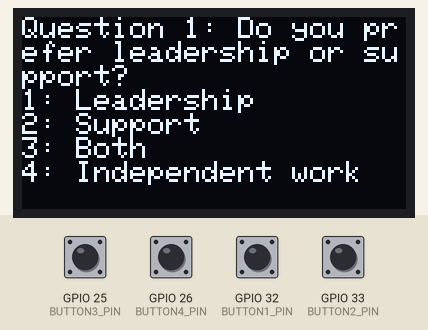
Recording of a program running on a simulated ESP32. Parts: 128×64 one-colour display. Inputs (shaded band) come from the test bench; at power-on: GPIO 25 (BUTTON3_PIN), GPIO 26 (BUTTON4_PIN), GPIO 32 (BUTTON1_PIN), GPIO 33 (BUTTON2_PIN) HIGH.

Above: at 3.2 s.
3.3 s: GPIO 25 (BUTTON3_PIN) pulled LOW for 0.15 s
At 5.1 s:
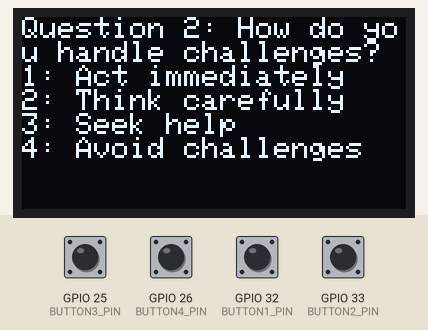
5.8 s: GPIO 26 (BUTTON4_PIN) pulled LOW for 0.15 s
At 8.0 s:
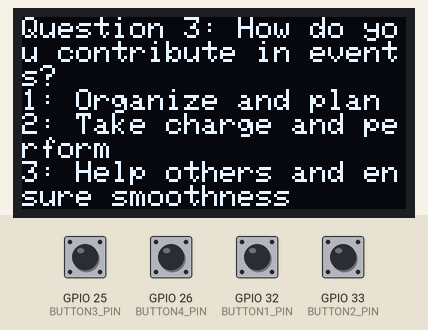
8.3 s: GPIO 32 (BUTTON1_PIN) pulled LOW for 0.15 s
At 10.1 s:
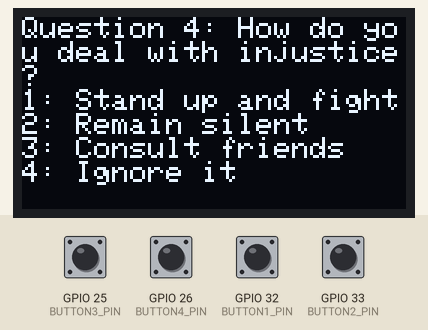
10.8 s: GPIO 33 (BUTTON2_PIN) pulled LOW for 0.15 s
At 13.0 s:
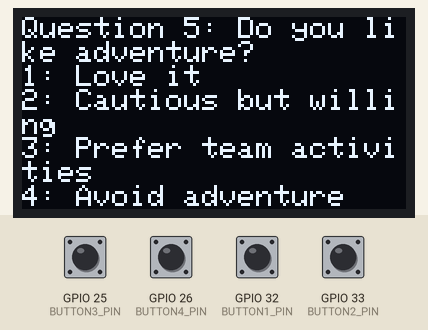
13.3 s: GPIO 25 (BUTTON3_PIN) pulled LOW for 1 s
At 15.1 s:
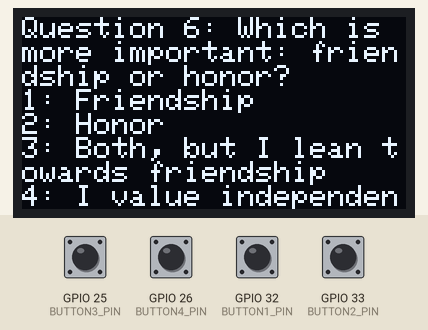
15.8 s: GPIO 26 (BUTTON4_PIN) pulled LOW for 1 s
At 18.2 s:
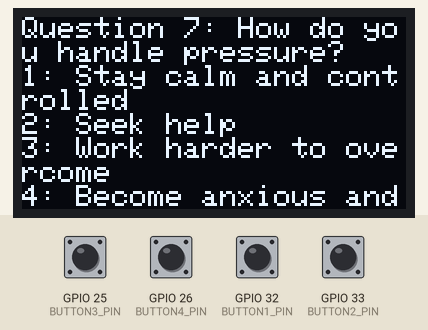
Timing chart, 0 to 19.3 s (numbered marks = the images above; inputs shaded):
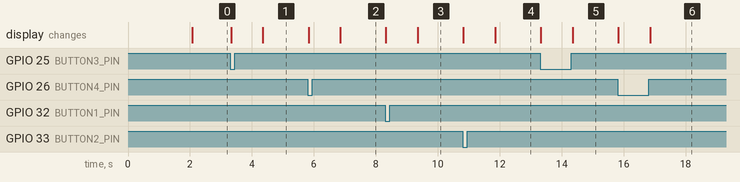

The program:

main.cpp
```cpp
#include <Wire.h>
#include <Adafruit_SSD1306.h>
#include "sorting_hat_model.h"  // 引入模型文件

#define SCREEN_WIDTH 128
#define SCREEN_HEIGHT 64
#define OLED_RESET    -1
Adafruit_SSD1306 display(SCREEN_WIDTH, SCREEN_HEIGHT, &Wire, OLED_RESET);

// 设置 I2C 引脚
#define SDA_PIN 21  // SDA 对应 GPIO 21
#define SCL_PIN 22  // SCL 对应 GPIO 22

// 按钮引脚定义（P32, P33, P25, P26）
#define BUTTON1_PIN 32  // 按钮 1 对应 P32
#define BUTTON2_PIN 33  // 按钮 2 对应 P33
#define BUTTON3_PIN 25  // 按钮 3 对应 P25
#define BUTTON4_PIN 26  // 按钮 4 对应 P26

int responses[10];  // 用于存储10个问题的回答

// 创建决策树对象
Eloquent::ML::Port::DecisionTree model;

// 防抖变量
unsigned long lastDebounceTime = 0;
unsigned long debounceDelay = 50;  // 防抖延迟（毫秒）

void setup() {
  Serial.begin(115200);

  // 初始化 OLED 显示屏
  Wire.begin(SDA_PIN, SCL_PIN);  // 使用 P21 和 P22 作为 I2C 引脚
  if (!display.begin(SSD1306_SWITCHCAPVCC, 0x3C)) {
    Serial.println(F("SSD1306 allocation failed"));
    for (;;);
  }
  display.clearDisplay();
  display.setTextSize(1);
  display.setTextColor(SSD1306_WHITE);
  display.setCursor(0, 0);
  display.println("Sorting Hat Ready!");
  display.display();
  delay(2000);  // 显示2秒
}

int getButtonInput() {
  int reading1 = digitalRead(BUTTON1_PIN);
  int reading2 = digitalRead(BUTTON2_PIN);
  int reading3 = digitalRead(BUTTON3_PIN);
  int reading4 = digitalRead(BUTTON4_PIN);

  // 检查按钮按下后的防抖处理
  if (reading1 == LOW && (millis() - lastDebounceTime) > debounceDelay) {
    lastDebounceTime = millis();
    return 1;
  }
  if (reading2 == LOW && (millis() - lastDebounceTime) > debounceDelay) {
    lastDebounceTime = millis();
    return 2;
  }
  if (reading3 == LOW && (millis() - lastDebounceTime) > debounceDelay) {
    lastDebounceTime = millis();
    return 3;
  }
  if (reading4 == LOW && (millis() - lastDebounceTime) > debounceDelay) {
    lastDebounceTime = millis();
    return 4;
  }
  return 0;  // 如果没有按钮按下，返回0
}

void loop() {
  // 记录答案
  for (int i = 0; i < 10; i++) {
    display.clearDisplay();
    display.setCursor(0, 0);

    // 显示问题文本和选项
    switch(i) {
      case 0:
        display.println("Question 1: Do you prefer leadership or support?");
        display.println("1: Leadership");
        display.println("2: Support");
        display.println("3: Both");
        display.println("4: Independent work");
        break;
      case 1:
        display.println("Question 2: How do you handle challenges?");
        display.println("1: Act immediately");
        display.println("2: Think carefully");
        display.println("3: Seek help");
        display.println("4: Avoid challenges");
        break;
      case 2:
        display.println("Question 3: How do you contribute in events?");
        display.println("1: Organize and plan");
        display.println("2: Take charge and perform");
        display.println("3: Help others and ensure smoothness");
        display.println("4: Prefer to stay out");
        break;
      case 3:
        display.println("Question 4: How do you deal with injustice?");
        display.println("1: Stand up and fight");
        display.println("2: Remain silent");
        display.println("3: Consult friends");
        display.println("4: Ignore it");
        break;
      case 4:
        display.println("Question 5: Do you like adventure?");
        display.println("1: Love it");
        display.println("2: Cautious but willing");
        display.println("3: Prefer team activities");
        display.println("4: Avoid adventure");
        break;
      case 5:
        display.println("Question 6: Which is more important: friendship or honor?");
        display.println("1: Friendship");
        display.println("2: Honor");
        display.println("3: Both, but I lean towards friendship");
        display.println("4: I value independence");
        break;
      case 6:
        display.println("Question 7: How do you handle pressure?");
        display.println("1: Stay calm and controlled");
        display.println("2: Seek help");
        display.println("3: Work harder to overcome");
        display.println("4: Become anxious and stressed");
        break;
      case 7:
        display.println("Question 8: Do you prefer direct action or careful thinking?");
        display.println("1: Direct action");
        display.println("2: Careful planning");
        display.println("3: Both depending on situation");
        display.println("4: I hesitate to take action");
        break;
      case 8:
        display.println("Question 9: What is your view on rules?");
        display.println("1: Must be followed");
        display.println("2: Should be flexible");
        display.println("3: Break them if needed");
        display.println("4: Avoid them");
        break;
      case 9:
        display.println("Question 10: What do you want from your House?");
        display.println("1: Adventure and challenge");
        display.println("2: Wisdom and knowledge");
        display.println("3: Friendship and loyalty");
        display.println("4: Personal achievement");
        break;
    }

    display.display();
    delay(500);  // 显示问题等待0.5秒

    // 等待按钮按下并记录
    int buttonPressed = 0;
    while (buttonPressed == 0) {
      buttonPressed = getButtonInput();  // 等待按钮按下
    }
    responses[i] = buttonPressed;

    // 显示下一个问题
    display.clearDisplay();
    display.setCursor(0, 0);
    display.println("Next question...");
    display.display();
    delay(1000);  // 等待1秒进入下一个问题
  }

  // 在所有问题回答完后，使用模型进行预测
  // 注意：这里需要将数据类型转换为浮动类型，因为模型预测需要 float 类型的数组
  float responseArray[10];
  for (int i = 0; i < 10; i++) {
    responseArray[i] = (float)responses[i];
  }

  // 使用决策树模型进行预测
  int predictedHouse = model.predict(responseArray);  // 调用预测函数

  // 显示预测结果
  display.clearDisplay();
  display.setCursor(0, 0);
  display.print("Your House: ");

  if (predictedHouse == 0) display.print("Gryffindor");
  else if (predictedHouse == 1) display.print("Slytherin");
  else if (predictedHouse == 2) display.print("Hufflepuff");
  else display.print("Ravenclaw");

  display.display();
  delay(5000);  // 显示结果5秒后重新开始
}
```

sorting_hat_model.h
```cpp
#pragma once
#include <cstdarg>
namespace Eloquent {
    namespace ML {
        namespace Port {
            class DecisionTree {
                public:
                    /**
                    * Predict class for features vector
                    */
                    int predict(float *x) {
                        if (x[0] <= 3.5) {
                            if (x[0] <= 2.5) {
                                if (x[0] <= 1.5) {
                                    return 0;
                                }

                                else {
                                    return 3;
                                }
                            }

                            else {
                                return 1;
                            }
                        }

                        else {
                            return 2;
                        }
                    }

                protected:
                };
            }
        }
    }
```

Measured:
- after the input at 3.3 s, the display: first changes at once (image 1 shows a later state)
- after the input at 5.8 s, the display: first changes at once (image 2 shows a later state)
- after the input at 8.3 s, the display: first changes at once (image 3 shows a later state)
- after the input at 10.8 s, the display: first changes at once (image 4 shows a later state)
- after the input at 13.3 s, the display: first changes at once (image 5 shows a later state)
- after the input at 15.8 s, the display: first changes at once (image 6 shows a later state)
